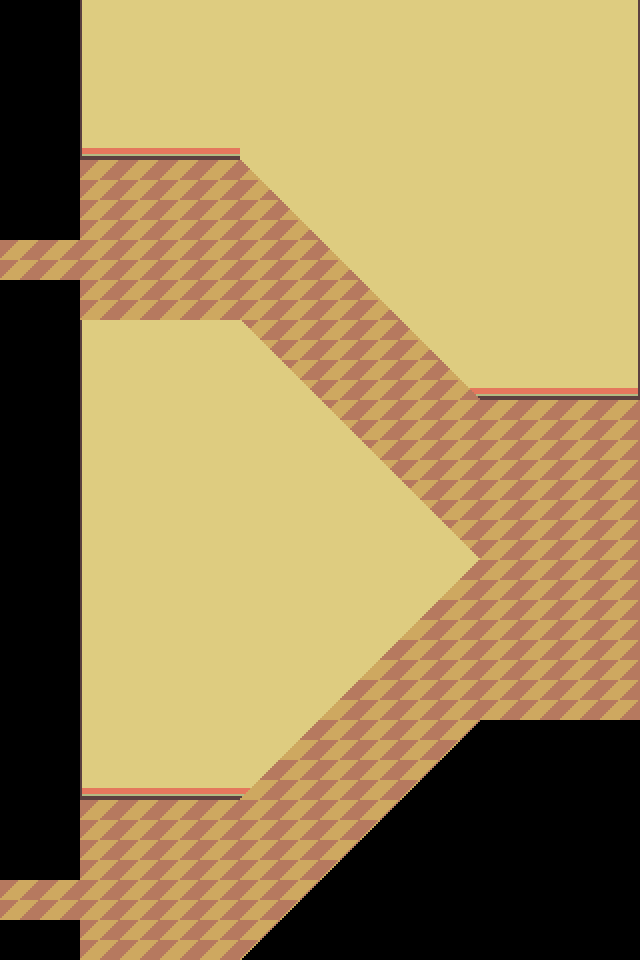

Below is a game level as drawn by its tile map, then a one-line description and the .tmx file that defines it, in full:
An orthogonal 16x24 tile map with 40x40 px tiles, 2 tile layers (Tile Layer 1, Tile Layer 2) and 13 objects (2x transition, stairenter, stairtop).

<map version="1.11" tiledversion="1.11.2" orientation="orthogonal" renderorder="right-down" width="16" height="24" tilewidth="40" tileheight="40" infinite="0" nextlayerid="9" nextobjectid="19">
 <editorsettings>
  <export target="stairway.lua" format="lua" />
 </editorsettings>
 <properties>
  <property name="light" type="bool" value="true" />
 </properties>
 <tileset firstgid="1" source="../../../libraries/hometown_library-main/scripts/world/tilesets/school.tsx" />
 <layer id="1" name="Tile Layer 1" width="16" height="24">
  <data encoding="csv">
0,0,0,0,0,0,0,0,0,0,0,0,0,0,0,0,
0,0,0,0,0,0,0,0,0,0,0,0,0,0,0,0,
0,0,0,0,0,0,0,0,0,0,0,0,0,0,0,0,
0,0,11,11,11,11,0,0,0,0,0,0,0,0,0,0,
0,0,1,1,1,1,2,0,0,0,0,0,0,0,0,0,
0,0,1,1,1,1,1,2,0,0,0,0,0,0,0,0,
1,1,1,1,1,1,1,1,2,0,0,0,0,0,0,0,
0,0,1,1,1,1,1,1,1,2,0,0,0,0,0,0,
0,0,0,0,0,0,26,1,1,1,2,0,0,0,0,0,
0,0,0,0,0,0,0,26,1,1,1,11,0,0,0,57,
0,0,0,0,0,0,0,0,26,1,1,1,1,1,1,1,
0,0,0,0,0,0,0,0,0,26,1,1,1,1,1,1,
0,0,0,0,0,0,0,0,0,0,26,1,1,1,1,1,
0,0,0,0,0,0,0,0,0,0,0,26,1,1,1,1,
0,0,0,0,0,0,0,0,0,0,0,2,1,1,1,1,
0,0,0,0,0,0,0,0,0,0,2,1,1,1,1,1,
0,0,0,0,0,0,0,0,0,2,1,1,1,1,1,1,
0,0,0,0,0,0,0,0,2,1,1,1,1,1,1,1,
0,0,0,0,0,0,0,2,1,1,1,27,0,0,0,0,
0,0,56,56,56,56,11,1,1,1,27,0,0,0,0,0,
0,0,1,1,1,1,1,1,1,27,0,0,0,0,0,0,
0,0,1,1,1,1,1,1,27,0,0,0,0,0,0,0,
1,1,1,1,1,1,1,27,0,0,0,0,0,0,0,0,
0,0,1,1,1,1,27,0,0,0,0,0,0,0,0,0
</data>
 </layer>
 <layer id="8" name="Tile Layer 2" width="16" height="24">
  <data encoding="csv">
0,0,46,2,2,2,2,2,2,2,2,2,2,2,2,48,
0,0,46,2,2,2,2,2,2,2,2,2,2,2,2,48,
0,0,46,2,2,2,2,2,2,2,2,2,2,2,2,48,
0,0,55,11,11,11,2,2,2,2,2,2,2,2,2,48,
0,0,0,0,0,0,18,2,2,2,2,2,2,2,2,48,
0,0,0,0,0,0,0,18,2,2,2,2,2,2,2,48,
0,0,0,0,0,0,0,0,18,2,2,2,2,2,2,48,
0,0,0,0,0,0,0,0,0,18,2,2,2,2,2,48,
0,0,46,2,2,2,7,0,0,0,18,2,2,2,2,48,
0,0,46,2,2,2,2,7,0,0,0,18,11,11,11,57,
0,0,46,2,2,2,2,2,7,0,0,0,0,0,0,0,
0,0,46,2,2,2,2,2,2,7,0,0,0,0,0,0,
0,0,46,2,2,2,2,2,2,2,7,0,0,0,0,0,
0,0,46,2,2,2,2,2,2,2,2,7,0,0,0,0,
0,0,46,2,2,2,2,2,2,2,2,17,0,0,0,0,
0,0,46,2,2,2,2,2,2,2,17,0,0,0,0,0,
0,0,46,2,2,2,2,2,2,17,0,0,0,0,0,0,
0,0,46,2,2,2,2,2,17,0,0,0,0,0,0,0,
0,0,46,2,2,2,2,17,0,0,0,0,0,0,0,0,
0,0,55,56,56,56,17,0,0,0,0,0,0,0,0,0,
0,0,0,0,0,0,0,0,0,0,0,0,0,0,0,0,
0,0,0,0,0,0,0,0,0,0,0,0,0,0,0,0,
0,0,0,0,0,0,0,0,0,0,0,0,0,0,0,0,
0,0,0,0,0,0,0,0,0,0,0,0,0,0,0,0
</data>
 </layer>
 <objectgroup color="#0000ff" id="2" name="collision">
  <object id="1" x="240" y="960">
   <polygon points="0,0 240,-240 400,-240 400,0" />
  </object>
  <object id="2" x="480" y="560">
   <polygon points="0,0 -240,-240 -400,-240 -400,240 -240,240" />
  </object>
  <object id="3" x="240" y="160">
   <polygon points="0,0 400,0 400,240 240,240" />
  </object>
  <object id="4" x="80" y="120" width="160" height="40" />
  <object id="5" x="640" y="400" width="40" height="320" />
  <object id="6" x="40" y="290" width="40" height="580" />
  <object id="7" x="80" y="960" width="160" height="40" />
  <object id="8" x="40" y="930" width="40" height="40" />
  <object id="9" x="40" y="160" width="40" height="70" />
 </objectgroup>
 <objectgroup color="#ff0000" id="3" name="paths" />
 <objectgroup color="#ff00ff" id="4" name="objects">
  <object id="13" name="transition" x="0" y="880" width="40" height="40">
   <properties>
    <property name="facing" value="down" />
    <property name="map" value="aprthall1" />
    <property name="marker" value="stairexit" />
   </properties>
  </object>
  <object id="16" name="transition" x="0" y="240" width="40" height="40">
   <properties>
    <property name="facing" value="down" />
    <property name="map" value="aprthall2" />
    <property name="marker" value="stairexit" />
   </properties>
  </object>
 </objectgroup>
 <objectgroup color="#00c000" id="5" name="controllers" />
 <objectgroup color="#7f00ff" id="6" name="markers">
  <object id="10" name="stairenter" x="70" y="900">
   <point />
  </object>
  <object id="18" name="stairtop" x="70" y="260">
   <point />
  </object>
 </objectgroup>
 <objectgroup color="#00ff00" id="7" name="battleareas" />
</map>
